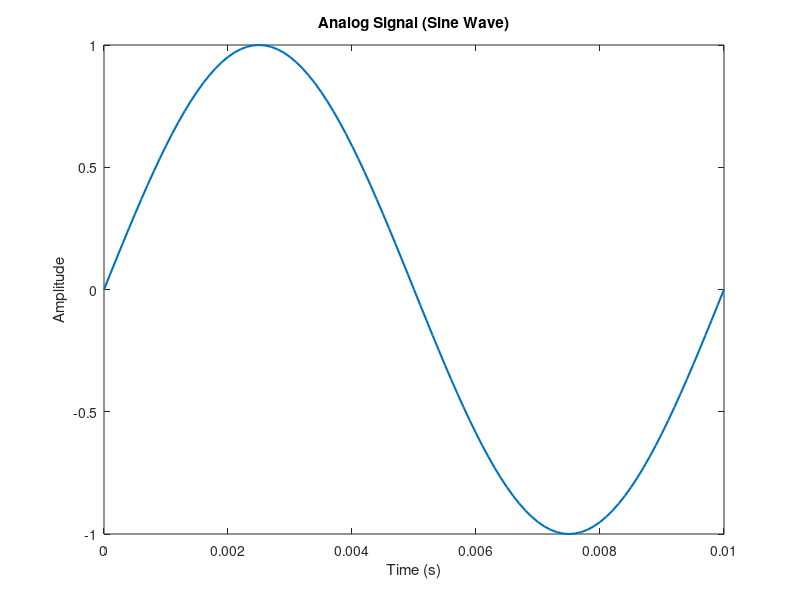
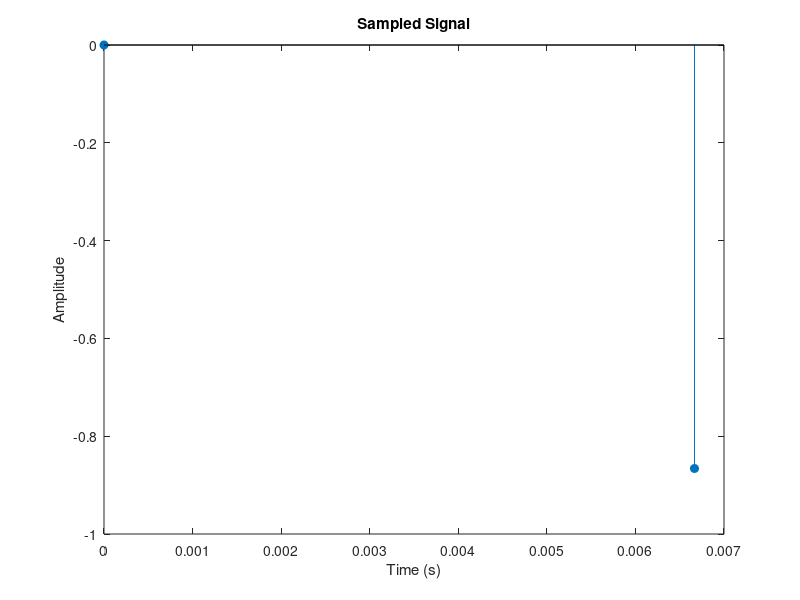
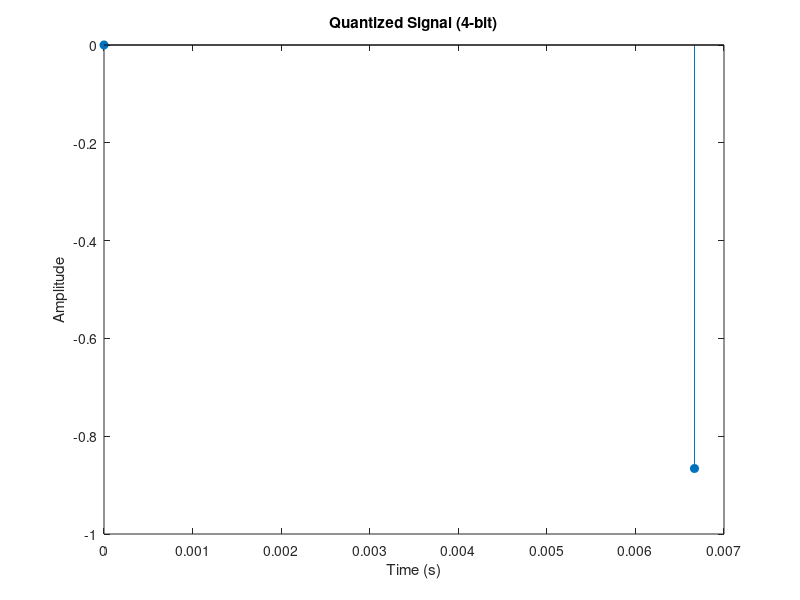

These figures' MATLAB source, in order: (Note: this script raises an error after producing the figures.)
%% 1. Generate Analog Signal (conceptual)

t = 0:0.0001:0.01;       % very fine step (continuous-like time)

f = 100;                 % frequency = 100 Hz

x_analog = sin(2*pi*f*t);

 

figure;

plot(t, x_analog, 'LineWidth', 1.5);

title('Analog Signal (Sine Wave)');

xlabel('Time (s)'); ylabel('Amplitude');



%% 2. Sampling

Fs = 150;               % Sampling frequency = 1 kHz

Ts = 1/Fs;               % Sampling period

n = 0:Ts:0.01;           % Discrete sample points

x_sampled = sin(2*pi*f*n);

 

figure;

stem(n, x_sampled, 'filled');

title('Sampled Signal');

xlabel('Time (s)'); ylabel('Amplitude');

%% 3. Quantization

bits = 4;                           % Number of bits

levels = 2^bits;                    % Quantization levels

x_min = min(x_sampled);

x_max = max(x_sampled);

q_step = (x_max - x_min)/levels;    % Step size

 

x_index = round((x_sampled - x_min)/q_step); % Map samples to indices

x_quantized = x_index*q_step + x_min;        % Map back to amplitude

 

figure;

stem(n, x_quantized, 'filled');

title(['Quantized Signal (' num2str(bits) '-bit)']);

xlabel('Time (s)'); ylabel('Amplitude');


%% 4. Encoding (Binary Representation)

binary_codes = dec2bin(x_index, bits); % Convert indices to binary words

 

disp('--- First 10 encoded samples ---');

disp(binary_codes(1:10,:));

 

%% 5. Digital Bitstream

bitstream = reshape(binary_codes.',1,[]); % Concatenate into one string

disp('--- First 40 bits of the stream ---');

disp(bitstream(1:40));

 

 

%% Summary

fprintf('\nSimulation complete!\n');

fprintf('Analog -> Sampling -> Quantization -> Binary Encoding -> Digital Stream\n');

fprintf('Bits per sample: %d\n', bits);

fprintf('Total samples: %d\n', length(x_sampled));

fprintf('Total bits: %d\n', length(bitstream));